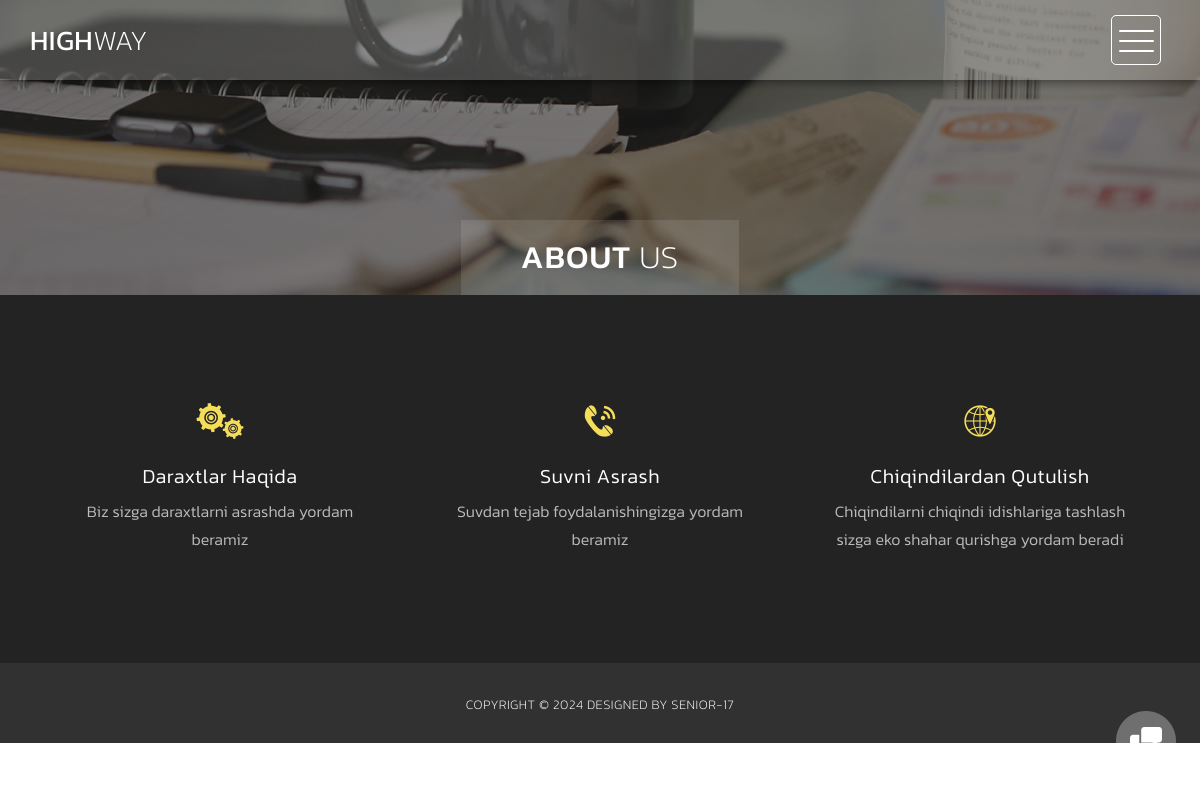
The page /about/ on the database its author committed.
### eco/models.py (models this page shows, shortened)
class AboutModel(models.Model):
    title = models.CharField(max_length=100)
    description = models.TextField()
    image = models.ImageField()
    class Meta:
        verbose_name = 'about'
        verbose_name_plural = 'abouts'

### eco/views.py (the view)
# urls.py: path('about/', about_page, name='about'),
def about_page(request):
    about = AboutModel.objects.all()
    context = {
        'abouts': about
    }
    return render(request, 'about.html', context=context)

### templates/about.html (shortened to what this page needs)
{% extends 'base.html' %}
{% load static %}
{% block content %}
<body>
    <div class="page-heading">
        <div class="container">
            <div class="heading-content">
                <h1>About <em>Us</em></h1>
            </div>
        </div>
    </div>
    <div class="services">
        <div class="container">
            {% for about in abouts %}
                <div class="col-md-4 col-sm-6">
                <div class="service-item">
                    <div class="icon">
                        <img src="{{ about.image.url }}" alt="">
                    </div>
                    <div class="text">
                        <h4>{{ about.title }}</h4>
                        <p>{{ about.description }}</p>
                    </div>
                </div>
            </div>
            {% endfor %}
        </div>
    </div>
    <div class="popup-icon">
      <button id="modBtn" class="modal-btn"><img src="img/contact-icon.png" alt=""></button>
    </div>
</body>
{% endblock %}

### templates/base.html (shortened to what this page needs)
{% load static %}
<!DOCTYPE html>
<html>
    <head>
        <link rel="stylesheet" href="{% static 'css/bootstrap.min.css' %}">
        <link rel="stylesheet" href="{% static 'css/bootstrap-theme.min.css' %}">
        <link rel="stylesheet" href="{% static 'css/fontAwesome.css' %}">
        <link rel="stylesheet" href="{% static 'css/light-box.css' %}">
        <link rel="stylesheet" href="{% static 'css/templatemo-style.css' %}">
    </head>
    <nav>
        <div class="logo">
            <a href="index.html">High<em>way</em></a>
        </div>
        <div class="menu-icon">
        <span></span>
      </div>
    </nav>
    {% block content %}
    {% endblock %}
 <footer>
        <div class="container-fluid">
            <div class="col-md-12">
                <p>Copyright &copy; 2024
     Designed by Senior-17</p>
            </div>
        </div>
    </footer>

### static/css/light-box.css (style rules this page uses)
body:after { content: url(../img/close.png) url(../img/loading.gif) url(../img/prev.png) url(../img/next.png); display: none; }

### static/css/templatemo-style.css (style rules this page uses)
body { font-family: 'Kanit', sans-serif; }
body, html { height: 100%; min-height: 100%; overflow-x: hidden; }
.page-heading { background-image: url(../img/heading_bg.png); background-repeat: no-repeat; background-size: cover; background-position: center center; width: 100%; text-align: center; }
.page-heading .heading-content h1 { font-size: 32px; text-transform: uppercase; color: #fff; letter-spacing: 1px; background-color: rgba(250,250,250,0.1); display: inline-block; margin-bottom: 0; margin-top: 220px; padding: 20px 60px; }
.page-heading .heading-content em { font-style: normal; font-weight: 200; }
nav .logo { float: left; margin-left: 30px; }
nav .logo a { font-size: 28px; line-height: 80px; text-transform: uppercase; color: #fff; text-decoration: none; letter-spacing: 0.5px; }
nav .logo em { font-style: normal; font-weight: 200; }
nav { background: rgba(250,250,250,0.2); height: 80px; position: fixed; width: 100%; left: 0; top: 0; z-index: 300; box-shadow: 0px 2px 10px 0px rgba(0,0,0,0.5); }
.menu-icon { background: transparent; border: 1px solid #fff; width: 50px; height: 50px; margin: 15px 39px 0 auto; position: relative; cursor: pointer; transition: background 0.5s; border-radius: 5px; }
.menu-icon span, .menu-icon span:before, .menu-icon span:after { cursor: pointer; border-radius: 1px; height: 2px; width: 35px; background: white; position: absolute; left: 15%; top: 50%; display: block; content: ''; transition: all 0.5s ease-in-out; }
.menu-icon span:before { left: 0; top: -10px; }
.menu-icon span:after { left: 0; top: 10px; }
.popup-icon { position: fixed; bottom: 30px; right: 30px; z-index: 300; display: inline-block; width: 60px; height: 60px; }
.popup-icon button { background-color: transparent; outline: none; border: none; }
.modal-btn img { width: 60px; height: 60px; }
footer { width: 100%; height: 80px; background-color: #313131; }
footer p { text-align: center; color: #fff; font-weight: 200; font-size: 13px; text-transform: uppercase; padding-top: 33px; letter-spacing: 0.5px; }
.services { background-color: #232323; padding: 65px 0px; }
.services .service-item { margin: 15px 0px; padding: 20px; text-align: center; transition: all 0.5s; }
.services .service-item .icon { width: 50px; height: 50px; text-align: center; display: inline-block; line-height: 50px; }
.services .service-item .icon img { max-width: 100%; }
.services .service-item h4 { margin-top: 20px; color: #fff; font-size: 20px; text-transform: capitalize; letter-spacing: 0.5px; font-weight: 300; }
.services .service-item p { color: #bbb; font-size: 16px; font-weight: 300; line-height: 28px; }

### rows shown on the page
AboutModel: image (picture), title "Daraxtlar Haqida", description "Biz sizga daraxtlarni asrashda yordam beramiz"
AboutModel: image (picture), title "Suvni Asrash", description "Suvdan tejab foydalanishingizga yordam beramiz"
AboutModel: image (picture), title "Chiqindilardan Qutulish", description "Chiqindilarni chiqindi idishlariga tashlash sizga eko shahar qurishga yordam beradi"
